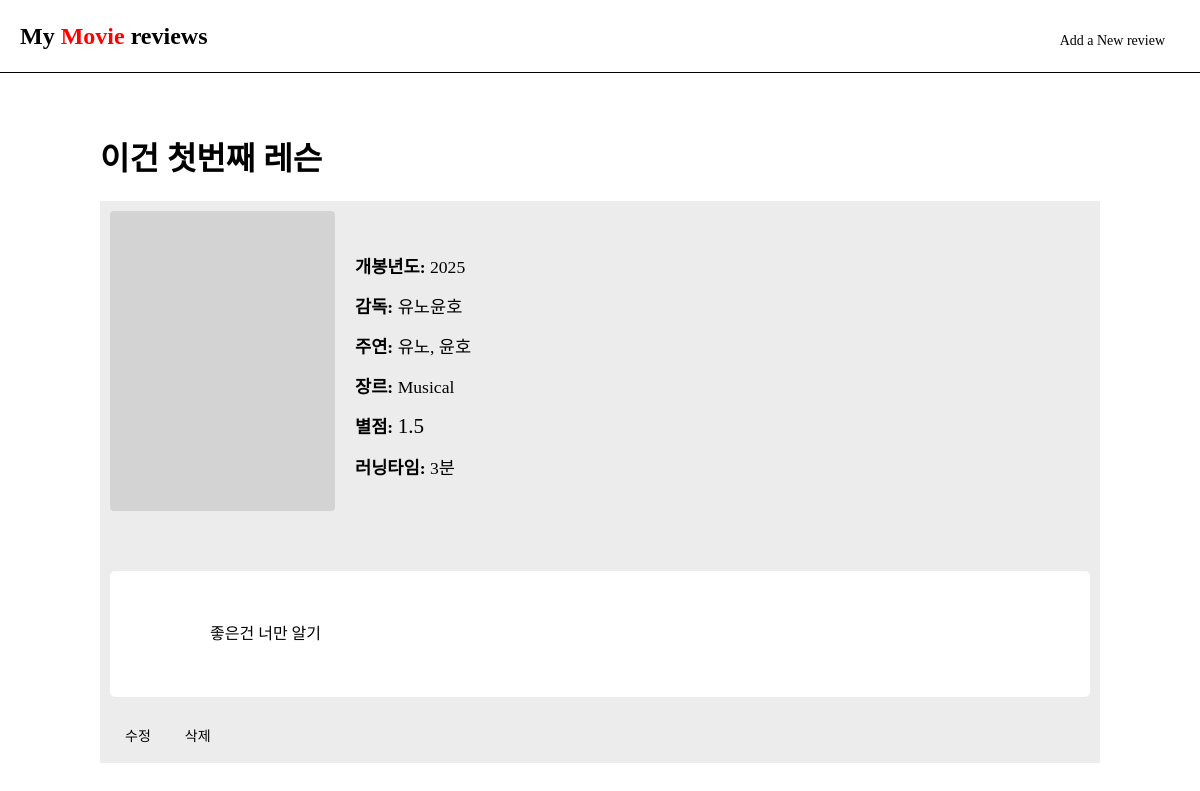
/review/8/, run on the app's committed database.
### reviews/models.py (models this page shows, shortened)
class MovieReview(models.Model):
    title = models.CharField(max_length=100, verbose_name="영화 제목")
    release_year = models.IntegerField(verbose_name="개봉 년도")
    genre_choices = [
        ('SF', 'SF'),
        ('Comedy', '코미디'),
        ('Action', '액션'),
        ('Drama', '드라마'),
        ('Horror', '공포'),
        ('Thriller', '스릴러'),
        ('Fantasy', '판타지'),
        ('Animation', '애니메이션'),
        ('Romance', '로맨스'),
        ('Mystery', '미스터리'),
        ('Crime', '범죄'),
        ('Musical', '뮤지컬'),
    ]
    genre = models.CharField(max_length=50, choices=genre_choices)
    rating = models.FloatField(validators=[MinValueValidator(0.0), MaxValueValidator(5.0)])
    running_time_minutes = models.IntegerField()
    review_content = models.TextField()
    director = models.CharField(max_length=100, blank=True, null=True)
    actors = models.CharField(max_length=200,blank=True, null=True)
    created_at = models.DateTimeField(auto_now_add=True)
    updated_at = models.DateTimeField(auto_now=True)
    class Meta:
        ordering = ['-created_at']

### reviews/views.py (the view)
# urls.py: path('<int:pk>/', views.review_detail, name='review_detail'), # 리뷰 디테일 페이지
def review_detail(request, pk):
    review = get_object_or_404(MovieReview, pk=pk)
    hours = review.running_time_minutes // 60
    minutes = review.running_time_minutes % 60
    running_time_display = f"{hours}시간 {minutes}분" if hours > 0 else f"{minutes}분"
    return render(request, 'reviews/reviews_detail.html', {
        'review': review,
        'running_time_display': running_time_display
    })

### reviews/templates/reviews/reviews_detail.html (shortened to what this page needs)
<!DOCTYPE html>
<html lang="ko">
<head>
</head>
<body>
    <header>
        <h1><a href="{% url 'reviews:review_list' %}">My <span style="color: red;">Movie</span> reviews</a></h1>
        <nav>
            <a href="{% url 'reviews:review_create' %}" class="button">Add a New review</a>
        </nav>
    </header>
    <div class="container">
        <h1>{{ review.title }}</h1>
        <div class="movie-detail-container">
            <div class="movie-detail">
                <div class="movie-image">
                </div>
                <div class="movie-detail-info">
                    <p><strong>개봉년도:</strong> {{ review.release_year }}</p>
                    <p><strong>감독:</strong> {{ review.director|default:"정보 없음" }}</p>
                    <p><strong>주연:</strong> {{ review.actors|default:"정보 없음" }}</p>
                    <p><strong>장르:</strong> {{ review.genre }}</p>
                    <p><strong>별점:</strong>
                        <span class="stars">
                            {{ review.rating }}
                        </span>
                    </p>
                    <p><strong>러닝타임:</strong> {{ running_time_display }}</p>
                </div>
            </div>
            <div class="movie-detail-comment">
                <div class="movie-detail-review-content">
                    {{ review.review_content }}
                </div>
                <div style="text-align: left; margin-top: 20px;">
                    <a href="{% url 'reviews:review_update' review.pk %}" class="button">수정</a>
                    <form action="{% url 'reviews:review_delete' review.pk %}" method="post" style="display:inline;">
                        <button type="submit" class="button" onclick="return confirm('리뷰를 삭제하시겠습니까?');" style="background-color: rgb(236, 236, 236);">삭제</button>
                    </form>
                </div>
            </div>
        </div>
    </div>
</body>
</html>

### reviews/templates/reviews/reviews_detail.html (style rules this page uses)
body { margin: 0; padding: 0; background-color: white; }
.container { max-width: 1000px; margin: 20px auto; padding: 20px; }
header { background-color: white; color: black; padding: 15px 20px; display: flex; justify-content: space-between; align-items: center; box-shadow: 0 1px 0 0 black; }
header h1 { margin: 0; font-size: 24px; }
header a { color: black; text-decoration: none; }
nav { margin-top: 10px; }
nav a { margin-left: 20px; color: black; text-decoration: none; }
.button { display: inline-block; padding: 8px 15px; color: black; border: none; cursor: pointer; text-decoration: none; font-size: 14px; }
.stars { font-size: 1.2em; }
.movie-detail-container { background-color: rgb(236, 236, 236); display: flex; gap: 30px; margin-top: 20px; flex-wrap: wrap; flex-direction: column; padding: 10px; }
.movie-detail { display: flex; min-width: 250px; align-items: center; }
.movie-detail-info { padding-left: 20px; }
.movie-detail-comment { min-width: 300px; }
.movie-detail-info p { margin: 15px 0; font-size: 1.1em; }
.movie-detail-review-content { margin-top: 20px; line-height: 1.8; background-color: white; padding: 20px; border-radius: 5px; white-space: pre-wrap; }
.movie-image { width: 225px; height: 300px; object-fit: cover; border-radius: 4px; margin-bottom: 10px; background-color: lightgray; display: flex; align-items: center; justify-content: center; font-size: 0.9em; }

### data on the page
MovieReview: title "이건 첫번째 레슨", release_year "2025", director "유노윤호", actors "유노, 윤호", genre "Musical", rating "1.5", review_content "좋은건 너만 알기"

### other printed values
{{ running_time_display }} "3분"
